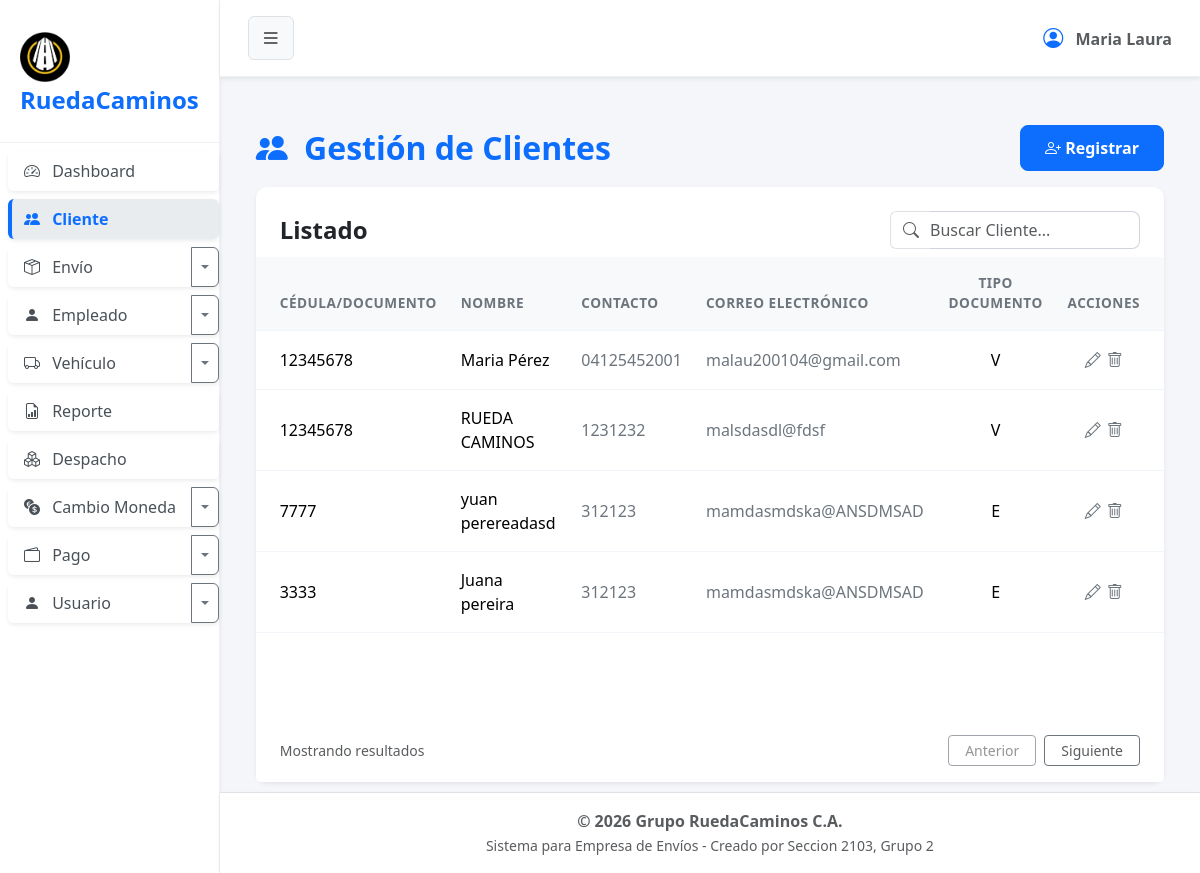
Before: /?url=cliente with the older database file.
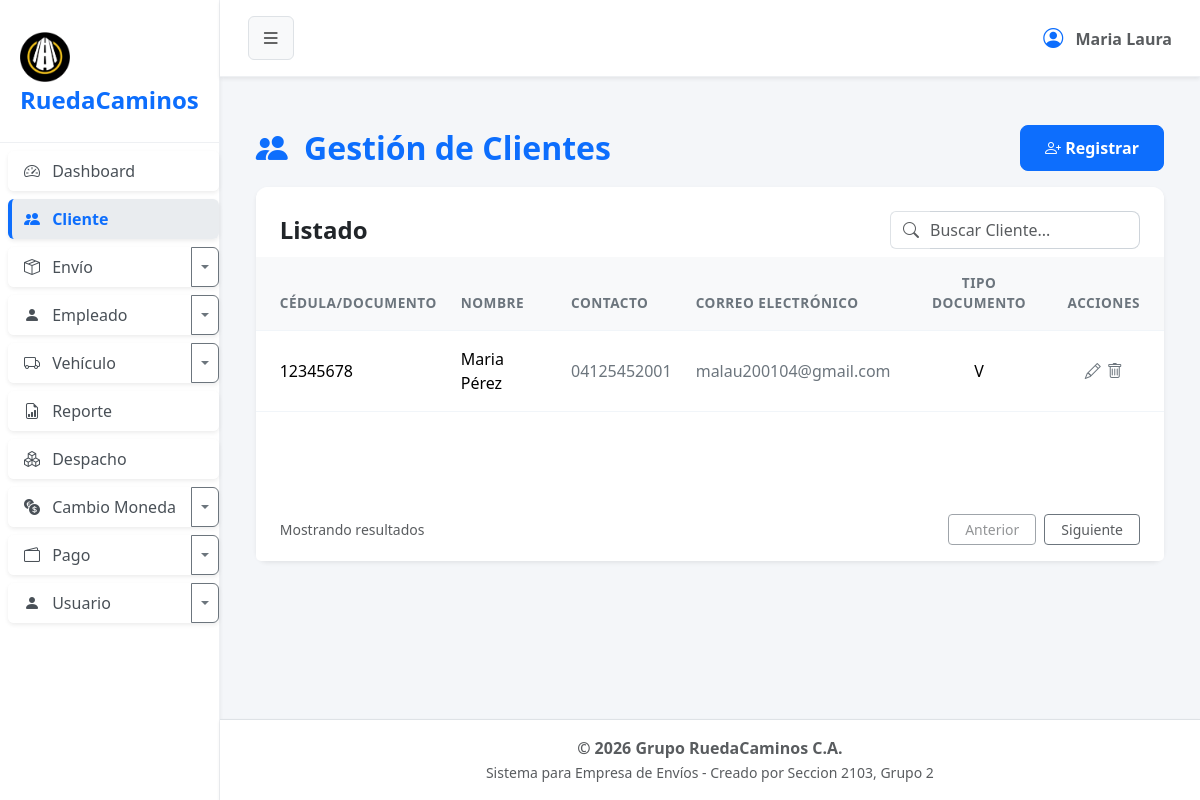
After: the same page with the newer database file.
### tables this page shows
CREATE TABLE `cliente` (
  `cod_cliente` int(10) NOT NULL,
  `doc_identidad` int(10) NOT NULL COMMENT 'puede ser el rif,cedula,etc',
  `razon_social` varchar(30) NOT NULL,
  `apellido` varchar(20) DEFAULT NULL,
  `telefono` varchar(11) NOT NULL,
  `email` varchar(80) DEFAULT NULL,
  `tipo_documento` varchar(1) NOT NULL COMMENT 'v=venezolano,j=juridico, e=extranjero, g=gubernamental',
  `estado` tinyint(1) NOT NULL
);

### app/controller/clienteController.php (called while the page is built, shortened)
<?php
$cliente = new Cliente();
$registros = $cliente->obt_RegistrosClientes();
include 'app/view/layout/header.php';
include 'app/view/cliente/clienteView.php';
include 'app/view/layout/footer.php';

### index.php (called while the page is built, shortened)
<?php
    $frontController = new FrontController();
?>

### app/config/Conexion.php (called while the page is built, shortened)
<?php
abstract class Conexion
{
    public $host = "localhost";
    public $namedb = "grupo_ruedacaminos";
    public $userdb = "root";
    public $passwd = "";
    public function __construct()
    {
        $this->conexion = $this->getConnection();
    }
    public function getConnection(): PDO
    {
        try {
            $dsn = "mysql:host=" . $this->host . ";dbname=" . $this->namedb . ";charset=utf8";
            $conexion = new PDO($dsn, $this->userdb, $this->passwd);
            $conexion->setAttribute(PDO::ATTR_ERRMODE, PDO::ERRMODE_EXCEPTION);
        } catch (PDOException $error) {
            die('No se pudo conectar a la base de datos, error:' . $error->getMessage());
        }
        return $conexion;
    }
}

### app/model/Cliente.php (called while the page is built, shortened)
<?php
class Cliente extends Conexion
{
    public function obt_RegistrosClientes()
    {
        try {
            $sentencia = "SELECT * FROM cliente WHERE estado = 1";
            $select = $this->conexion->prepare($sentencia);
            $select->execute();
            return $select->fetchAll(\PDO::FETCH_ASSOC);
        } catch (\PDOException $e) {
            return [];
        }
    }
}

### app/view/cliente/componentes/tabla.php (the view, shortened to what this page needs)
<div class="card-body p-0">
    <div class="table-responsive">
        <table class="table table-hover align-middle mb-0">
            <thead class="table-light table-header-custom">
                <tr>
                    <th class="ps-4">CÉDULA/DOCUMENTO</th>
                    <th>NOMBRE</th>
                    <th>CONTACTO</th>
                    <th>CORREO ELECTRÓNICO</th>
                    <th class="text-center">TIPO DOCUMENTO</th>
                    <th class="pe-4 text-center">ACCIONES</th>
                </tr>
            </thead>
            <tbody>
                <?php foreach ($registros as $dato): ?>
                    <tr>
                        <td class="ps-4 fw-medium"><?= $dato['doc_identidad'] ?></td>
                        <td>
                            <span class="fw-medium"><?php echo $dato['razon_social'] . ' ' . $dato['apellido'] ?></span>
                        </td>
                        <td class="text-secondary"><?= $dato['telefono'] ?></td>
                        <td class="text-secondary"><?= $dato['email'] ?></td>
                        <td class="text-center"><?= $dato['tipo_documento'] ?></td>
                        <td class="pe-4 text-center">
                            <button type="button" class="btn btn-link text-secondary p-0 m-0 align-baseline" title="Editar" data-bs-toggle="modal"
                                <?php if ($dato['tipo_documento'] == 'J' || $dato['tipo_documento'] == 'P' || $dato['tipo_documento'] == 'G') {
                                    echo ' data-bs-target="#editClienteJuridico"';
                                } else if ($dato['tipo_documento'] == 'V' || $dato['tipo_documento'] == 'E') {
                                    echo ' data-bs-target="#editClienteNatural"';
                                }
                                ?>
                                datos-cod-cliente="<?php echo $dato['cod_cliente']; ?>"
                                datos-doc-identidad="<?php echo $dato['doc_identidad']; ?>"
                                datos-razon-social="<?php echo $dato['razon_social']; ?>"
                                datos-apellido="<?php echo $dato['apellido']; ?>"
                                datos-telefono="<?php echo $dato['telefono']; ?>"
                                datos-email="<?php echo $dato['email']; ?>"
                                datos-tipo-documento="<?php echo $dato['tipo_documento']; ?>">
                                <i class="bi bi-pencil"></i>
                            </button>
                            <form action="?url=cliente" method="POST" style="display: inline;">
                                <fieldset style="display: inline;">
                                    <button type="submit" name="tipoSolicitud" value="eliminar" class="btn btn-link text-secondary p-0 m-0 align-baseline" title="Eliminar" onclick="return confirm('¿Está seguro de eliminar este cliente?');">
                                        <i class="bi bi-trash"></i>
                                    </button>
                                </fieldset>
                            </form>
                        </td>
                    </tr>
                <?php endforeach; ?>
            </tbody>
        </table>
    </div>
</div>

Changed rows visible on the page:
no longer on this page (row edited): cliente: doc_identidad "12345678", razon_social "RUEDA", apellido "CAMINOS", telefono "1231232", email "malsdasdl@fdsf", tipo_documento "V"
no longer on this page (row edited): cliente: doc_identidad "7777", razon_social "yuan", apellido "perereadasd", telefono "312123", email "mamdasmdska@ANSDMSAD", tipo_documento "E"
no longer on this page (row edited): cliente: doc_identidad "3333", razon_social "Juana", apellido "pereira", telefono "312123", email "mamdasmdska@ANSDMSAD", tipo_documento "E"
